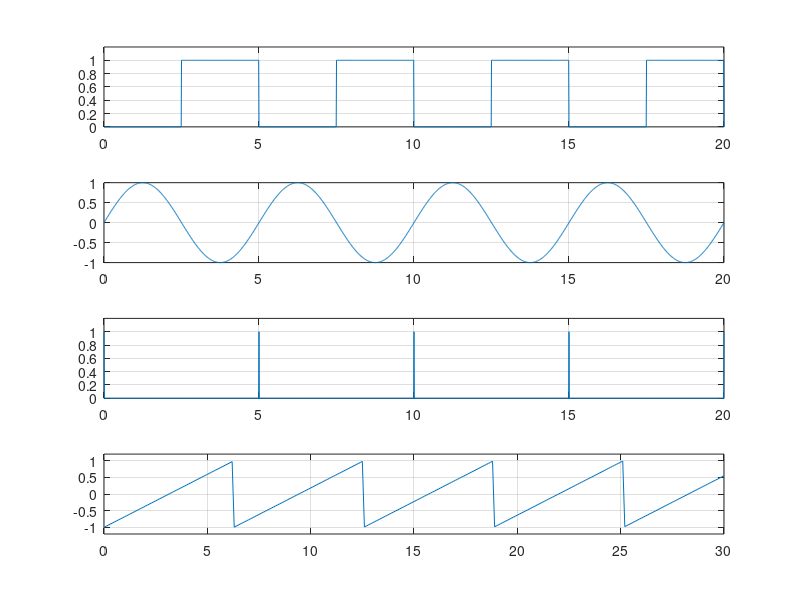

Here is the MATLAB script that generated this plot:
% Example 1.28 (A)
% 
[y,t] = gensig('square',5,20,0.01);
subplot(411); plot(t,y); ylim([0, 1.2]); grid on

[y,t] = gensig('sin',5,20,0.01);
subplot(412); plot(t, y); ylim([-1, 1]); grid on

[y,t]=gensig('pulse',5,20,0.01);
subplot(413); plot(t, y); ylim([0, 1.2]); grid on

t = 0 : 0.1: 30;
y = sawtooth(t); 
subplot(414); plot(t, y); ylim([-1.2, 1.2]); grid on
